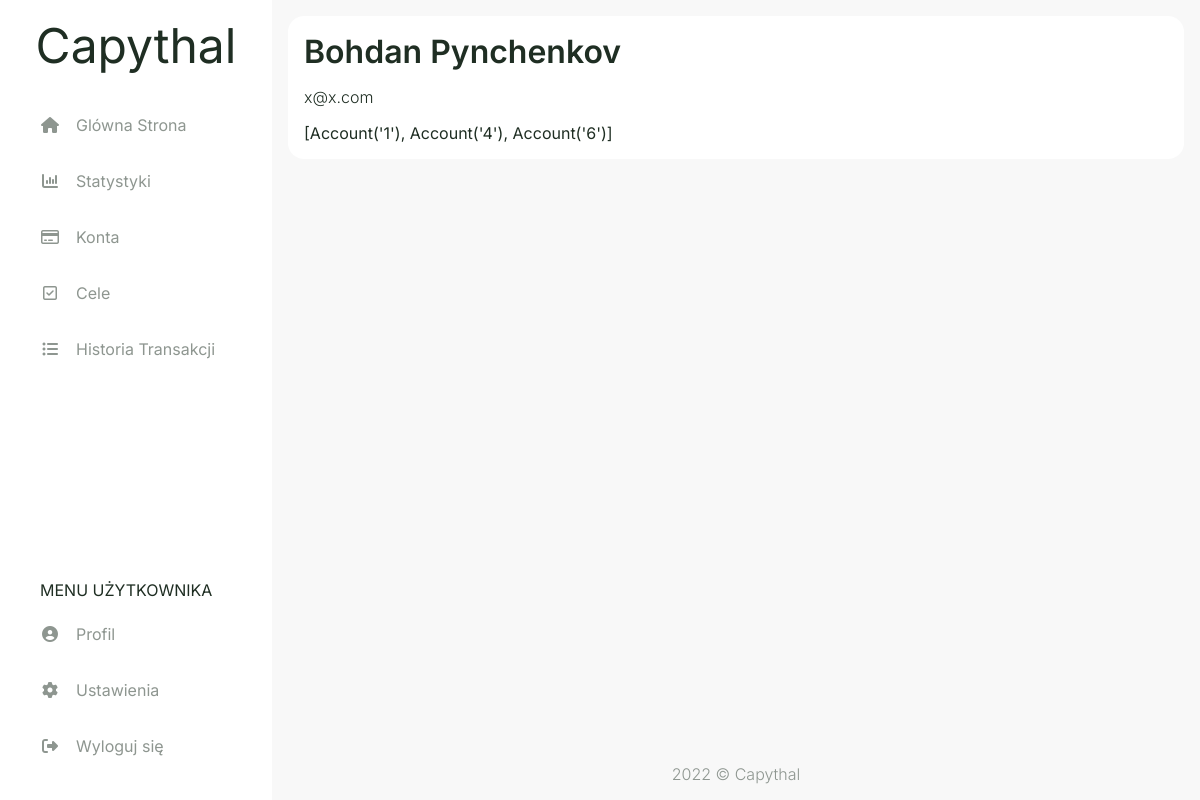
/userpage (signed in), run on an earlier commit of the app's database.
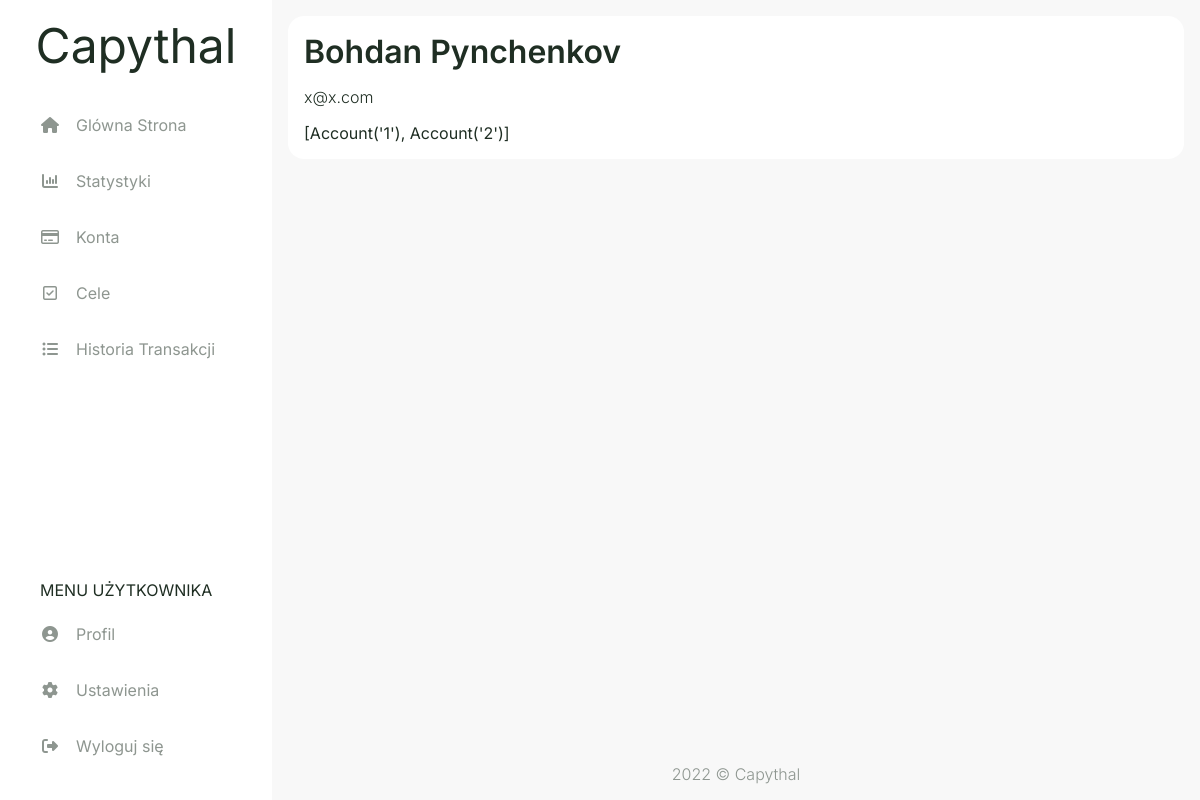
And on a later commit of the database.
### capythal/models.py (models this page shows, shortened)
class user(db.Model, UserMixin):
    id = db.Column(db.Integer, primary_key=True)
    name = db.Column(db.String(30), nullable=False)
    surname = db.Column(db.String(30), nullable=False)
    email = db.Column(db.String(50), unique=True, nullable=False)
    password = db.Column(db.String(60), nullable=False)
    settings = db.relationship("settings", back_populates="user", uselist=False)
    account = db.relationship("account", backref="user", lazy=True)

class account(db.Model):
    id = db.Column(db.Integer, primary_key=True)
    user_id = db.Column(db.Integer, db.ForeignKey('user.id'), nullable=False)
    currency_id = db.Column(db.Integer, db.ForeignKey('currency.id'), nullable=False)
    card_id = db.Column(db.Integer, db.ForeignKey('card.id'))
    acc_type_id = db.Column(db.Integer, db.ForeignKey('acc_type.id'), nullable=False)
    style_id = db.Column(db.Integer, db.ForeignKey('style.id'), nullable=False)
    amount = db.Column(db.Float(20,2), default = 0)
    card_number = db.Column(db.String(4))
    fin_inst = db.Column(db.String(20))
    transaction = db.relationship("transaction", backref="account", lazy=True)
    settings = db.relationship("settings", back_populates="account", uselist=False)
    goal = db.relationship("goal", backref="account", lazy=True)
    def __repr__(self):
        return f"Account('{self.id}')"

### capythal/routes.py (the view)
@app.route('/userpage')
def userpage():
    if current_user.is_authenticated:
        return render_template("userpage.html")
    else:
        return redirect(url_for('login'))

### capythal/models.py (called while the page is built)
@login_manager.user_loader
def load_user(user_id):
    return user.query.get(int(user_id))

### capythal/templates/userpage.html (shortened to what this page needs)
{% extends "layout.html" %}
{% set active_page = "userpage" %}
{% block head %}
  {{ super() }}
  <link rel="stylesheet" href="{{ url_for('static', filename='css/userpage.css') }}">
{% endblock %}
{% block content %}
<div class="userpage-flexbox">
  <div class="user-full-name">{{ current_user.name }} {{ current_user.surname }}</div>
  <div class="user-email">{{ current_user.email }}</div>
  <div class="test">{{ current_user.account }}</div>
</div>
{% endblock %}

### capythal/templates/layout.html (shortened to what this page needs)
<!doctype html>
<html lang="pl">
  <head>
    {% block head %}
    <link rel="stylesheet" href="{{ url_for('static', filename='css/style.css') }}">
    {% endblock %}
  </head>
  <body>
    <aside id="navbar" class="navbar">
      <a class="logo fs-1" href="{{ url_for('home') }}">Capythal</a>
      <ul class="navbar-list-top">
        <li class="menu-button {{ 'active' if active_page == 'home' else '' }}">
          <a href="{{ url_for('home') }}" class="menu-button-link">
            <span class="fa fa-fw fa-home my-auto"></span>
            <span class="ml-1 fs-4">Glówna Strona</span>
          </a>
        </li>
        <li class="menu-button {{ 'active' if active_page == 'stats' else '' }}">
          <a href="{{ url_for('stats') }}" class="menu-button-link">
            <span class="fa fa-fw fa-bar-chart my-auto"></span>
            <span class="ml-1 fs-4">Statystyki</span>
          </a>
        </li>
        <li class="menu-button {{ 'active' if active_page == 'accounts' else '' }}">
          <a href="{{ url_for('accounts') }}" class="menu-button-link">
            <span class="fa fa-fw fa-credit-card my-auto"></span>
            <span class="ml-1 fs-4">Konta</span>
          </a>
        </li>
        <li class="menu-button {{ 'active' if active_page == 'goals' else '' }}">
          <a href="{{ url_for('goals') }}" class="menu-button-link">
            <span class="fa fa-fw fa-check-square-o my-auto"></span>
            <span class="ml-1 fs-4">Cele</span>
          </a>
        </li>
        <li class="menu-button {{ 'active' if active_page == 'history' else '' }}">
          <a href="{{ url_for('history') }}" class="menu-button-link">
            <span class="fa fa-fw fa-list-ul my-auto"></span>
            <span class="ml-1 fs-4">Historia Transakcji</span>
          </a>
        </li>
      </ul>
      <ul class="navbar-list-bottom">
        <li class="nav-item">
          <span class="ml-1 fs-4">MENU UŻYTKOWNIKA</span>
        </li>
        <li class="menu-button">
          <a href="{{ url_for('userpage') }}" class="menu-button-link">
            <span class="fa fa-fw fa-user-circle my-auto"></span>
            <span class="ml-1 fs-4">Profil</span>
          </a>
        </li>
        <li class="menu-button">
          <a href="" class="menu-button-link">
            <span class="fa fa-fw fa-cog my-auto"></span>
            <span class="ml-1 fs-4">Ustawienia</span>
          </a>
        </li>
        <li class="menu-button">
          <a href="{{ url_for('logout') }}" class="menu-button-link">
            <span class="fa fa-fw fa-sign-out my-auto"></span>
            <span class="ml-1 fs-4">Wyloguj się</span>
          </a>
        </li>
      </ul>
    </aside>
    <main class="main-content">
      {%block content%}
      {%endblock%}
    </main>
    <footer class="fc-secondary fw-light">
      2022 © Capythal
    </footer>
  </body>
</html>

### capythal/static/css/style.css (style rules this page uses)
html, body { padding: 0; margin: 0; }
html { height: 100%; font-family: 'Inter', sans-serif; width: 100%; }
body { background-color: #F8F8F8; color: #1F2E23; min-height: 100vh; display: flex; flex-direction: column; }
* { box-sizing: border-box; }
aside { background-color: #FFFFFF; }
a { color: #1F2E23; cursor: pointer; text-decoration: none; }
.fc-secondary { color: #8E9690; }
.fw-light { font-weight: 300 !important; }
.ml-1 { margin-left: 1rem !important; }
.my-auto { margin: auto 0; }
.navbar { transition: all 0.4s ease-in-out; }
.main-content { height: 100%; }
.navbar { display: flex; flex-direction: column; position: fixed; top: 0; bottom: 0; width: 0; opacity: 0; height: 100%; max-width: 75%; overflow-y: auto; z-index: 101; }
.logo { display: none; margin: 1rem auto 0; }
.navbar-list-top, .navbar-list-bottom { width: 100%; padding: 1.5rem; list-style: none }
.navbar-list-top { margin-top: 0; margin-bottom: auto; }
.navbar-list-bottom { margin-bottom: 0; }
.nav-item { margin: 0.5rem 0; }
.menu-button a { margin-bottom: 0.25rem; color: #8E9690; }
.menu-button-link { display: flex; padding: 1rem; }
footer { margin-top: auto; display: flex; margin-bottom: 1rem; justify-content: center; }
.fs-1 { font-size: 2rem; }
.fs-4 { font-size: 0.8rem; }
@media (min-width: 500px) { .fs-1 { font-size: 3rem; } }
@media (min-width: 500px) { .fs-4 { font-size: 1.2rem ; } }
@media (min-width: 800px) { .navbar { width: 100%; opacity: 1; max-width: 17rem; } }
@media (min-width: 800px) { footer { margin-left: 17rem; } }
@media (min-width: 800px) { .add-tr, .logo { display: block; } }
@media (min-width: 800px) { .main-content { margin-left: 17rem; } }
@media (min-width: 800px) { .fs-1 { font-size: 3rem; } }
@media (min-width: 800px) { .fs-4 { font-size: 1rem; } }

### capythal/static/css/userpage.css (style rules this page uses)
.userpage-flexbox { margin: 1rem; padding: 1rem; display: flex; background-color: white; border-radius: 1rem; gap: 1rem; flex-wrap: wrap; flex-direction: column; }
.user-full-name { font-size: 2rem; font-weight: 600; }
.user-email { font-weight: 300; }

What changed in the data, as far as the page shows it:
changed account: account "[Account('1'), Account('4'), Account('6')]" → "[Account('1'), Account('2')]"
